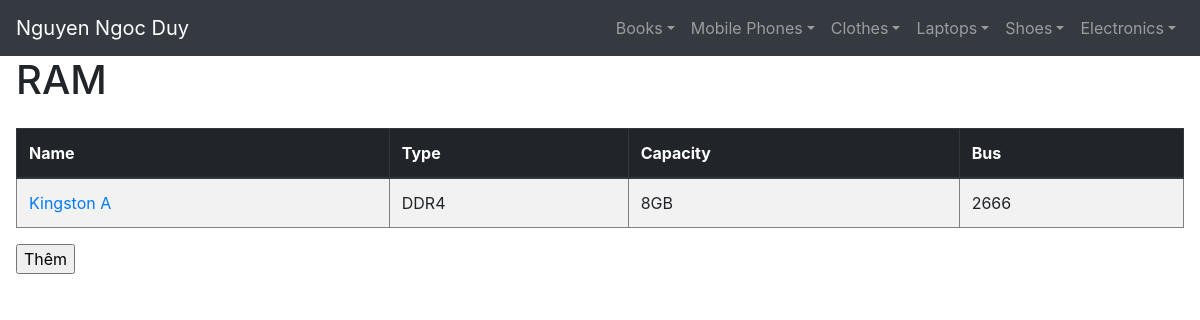
Screenshot of /laptop/ram/ with the database file from the repository.
### manager_shop/models/laptops.py (models this page shows)
class RAM(models.Model):
    name = models.CharField(max_length=255)
    type =models.CharField(max_length=60)
    capacity = models.CharField(max_length=60)
    bus = models.CharField(max_length=60)

### manager_shop/views/laptops.py (the view)
def ram_index(request):
    list = RAM.objects.all()
    links = []
    for b in list:
        links.append(str(b.id) + '/change')
    return render(request, 'laptop/ram_index.html', {'list': list, 'links': links})

### manager_shop/templatetags/custom_tags.py (called while the page is built)
@register.filter(name='list_index')
def list_index(mylist, index):
    return mylist[index]

### utils/context_processors.py (called while the page is built)
def ecomstore(request):
    return {
        'active_categories': Category.objects.filter(is_active=True),
        'site_name': settings.SITE_NAME,
        'meta_keywords': settings.META_KEYWORDS,
        'meta_description': settings.META_DESCRIPTION,
        'request': request
    }

### templates/laptop/ram_index.html (shortened to what this page needs)
{% extends 'base_bt2.html' %}
{% block content %}
    <h1>RAM</h1>
    <div class="row mt-4">
        <div class="col">
            <table class="table table-striped" cellspacing="5" cellpadding="5" border="1">
                <thead class="thead-dark">
                <tr>
                    <th>Name</th>
                    <th>Type</th>
                    <th>Capacity</th>
                    <th>Bus</th>
                </tr>
                </thead>
            {% load custom_tags %}
                {% for i in list %}
                    <tr valign="top">
                        <td><a href={{ links|list_index:forloop.counter0}}>{{ i.name }}</a></td>
                        <td>{{ i.type }}</td>
                        <td>{{ i.capacity }}</td>
                        <td>{{ i.bus }}</td>
                    </tr>
                {% endfor %}
            </table>
        </div>
    </div>
    <div>
        <form action="add/">
            <input type="submit" value="Thêm"/>
        </form>
    </div>
{% endblock %}

### rows the page displays
RAM: name "Kingston A", type "DDR4", capacity "8GB", bus "2666"
